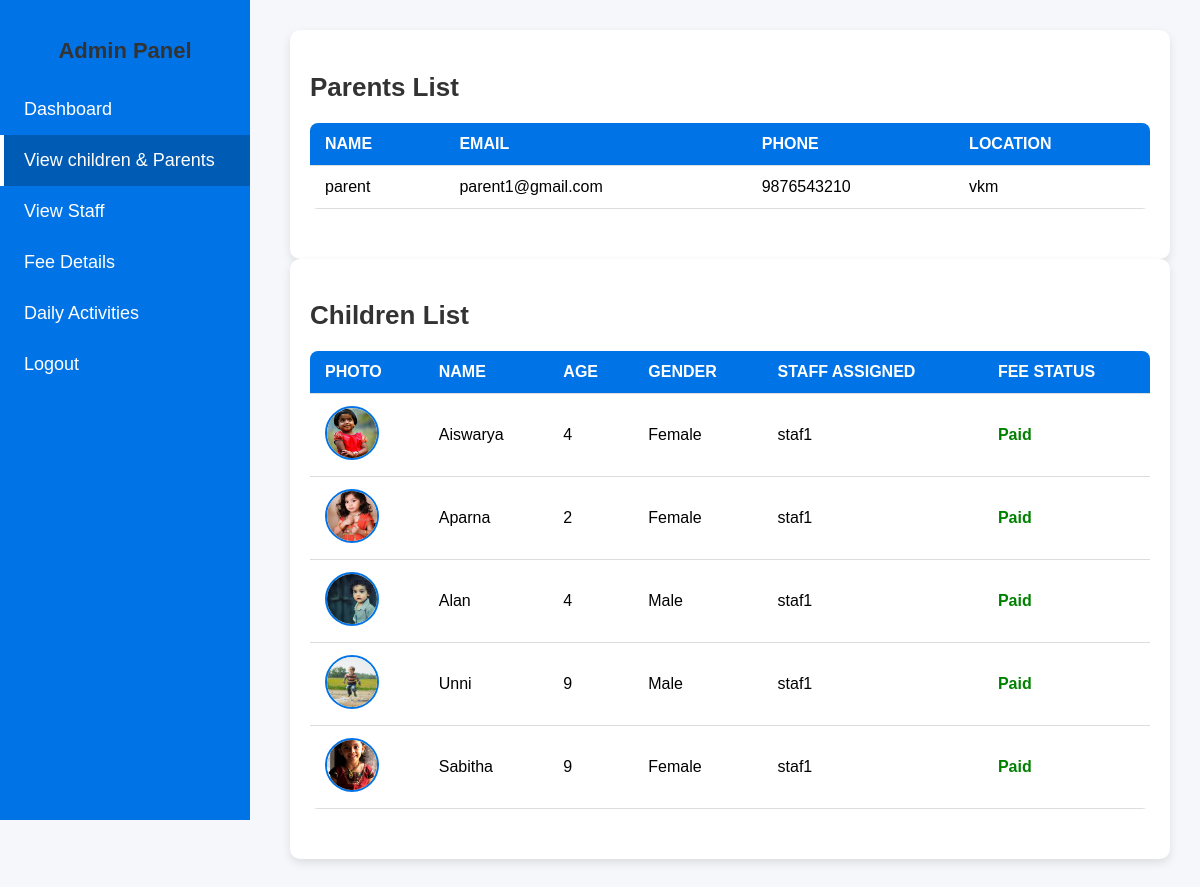
The page /viewparents on the database its author committed.
### app/models.py (models this page shows, shortened)
class Parent(models.Model):
    name = models.CharField(max_length=100)
    email = models.EmailField(unique=True)
    phone = models.PositiveBigIntegerField()
    password = models.CharField(max_length=255)
    location = models.CharField(max_length=255)

class Child(models.Model):
    staff = models.ForeignKey(Staf, on_delete=models.CASCADE, related_name="children")
    name = models.CharField(max_length=100)
    age = models.IntegerField()
    gender = models.CharField(max_length=10, choices=[("Male", "Male"), ("Female", "Female")])
    admission_date = models.DateField(auto_now_add=True)
    image = models.ImageField(upload_to="child_images/", blank=True, null=True)
    medical_health = models.TextField(blank=True, null=True)  # New Field for Health Records
    fee_status = models.CharField(
        max_length=20,
        choices=[("Paid", "Paid"), ("Pending", "Pending"), ("Overdue", "Overdue")],
        default="Pending"
    )  # New Field for Fee Status

class Staf(models.Model):
    name = models.CharField(max_length=100)
    email = models.EmailField(unique=True)
    password = models.CharField(max_length=255)
    location = models.CharField(max_length=255)

### app/views.py (the view)
# urls.py: path('viewparents',views.viewparents,name='viewparents'),
def viewparents(request):
    parents = Parent.objects.all()
    childs=Child.objects.all()
    return render(request, "admin/viewparents.html", {"parents": parents,"childs": childs})

### templates/admin/viewparents.html (shortened to what this page needs)
<!DOCTYPE html>
<html lang="en">
<head>
</head>
<body>
    <div class="sidebar">
        <h2>Admin Panel</h2>
        <a href="../adminhome">Dashboard</a>
        <a href="../viewparents" class="active">View  children & Parents</a>
        <a href="../viewstaf">View Staff</a>
        <a href="../viewfeedetails">Fee Details</a>
        <a href="../dailyactivities">Daily Activities</a>
        <a href="../logout">Logout</a>
    </div>
    <div class="main-content">
        <div class="table-container">
            <h2>Parents List</h2>
            <table>
                <thead>
                    <tr>
                        <th>Name</th>
                        <th>Email</th>
                        <th>Phone</th>
                        <th>Location</th>
                    </tr>
                </thead>
                <tbody>
                    {% for parent in parents %}
                    <tr>
                        <td>{{ parent.name }}</td>
                        <td>{{ parent.email }}</td>
                        <td>{{ parent.phone }}</td>
                        <td>{{ parent.location }}</td>
                    </tr>
                    {% empty %}
                    <tr>
                        <td colspan="4" style="text-align: center;">No parents found.</td>
                    </tr>
                    {% endfor %}
                </tbody>
            </table>
        </div>
        <div class="table-container">
            <h2>Children List</h2>
            <table>
                <thead>
                    <tr>
                        <th>Photo</th>
                        <th>Name</th>
                        <th>Age</th>
                        <th>Gender</th>
                        <th>Staff Assigned</th>
                        <th>Fee Status</th>
                    </tr>
                </thead>
                <tbody>
                    {% for child in childs %}
                    <tr>
                        <td>
                            {% if child.image %}
                                <img src="{{ child.image.url }}" alt="Child Photo" class="child-img">
                            {% else %}
                                No Image
                            {% endif %}
                        </td>
                        <td>{{ child.name }}</td>
                        <td>{{ child.age }}</td>
                        <td>{{ child.gender }}</td>
                        <td>{{ child.staff.name }}</td>
                        <td class="
                            {% if child.fee_status == 'Paid' %} status-paid
                            {% elif child.fee_status == 'Pending' %} status-pending
                            {% else %} status-overdue {% endif %}">
                            {{ child.fee_status }}
                        </td>
                    </tr>
                    {% empty %}
                    <tr>
                        <td colspan="6" style="text-align: center;">No children found.</td>
                    </tr>
                    {% endfor %}
                </tbody>
            </table>
        </div>
    </div>
</body>
</html>

### templates/admin/viewparents.html (style rules this page uses)
body { font-family: 'Poppins', sans-serif; background-color: #f5f7fa; margin: 0; padding: 0; display: flex; }
.sidebar { width: 250px; height: 100vh; background: #0073e6; position: fixed; top: 0; left: 0; padding-top: 20px; color: white; }
.sidebar h2 { text-align: center; margin-bottom: 20px; font-size: 22px; font-weight: bold; }
.sidebar a { display: block; padding: 15px 20px; color: white; text-decoration: none; font-size: 18px; transition: 0.3s; border-left: 4px solid transparent; }
.sidebar a:hover, .sidebar a.active { background: #005bb5; border-left: 4px solid white; }
.main-content { margin-left: 260px; padding: 30px; width: calc(100% - 260px); }
h2 { font-size: 26px; color: #333; margin-bottom: 20px; }
.table-container { background: white; padding: 20px; border-radius: 10px; box-shadow: 0 4px 10px rgba(0, 0, 0, 0.1); overflow-x: auto; }
table { width: 100%; border-collapse: collapse; background: white; border-radius: 8px; overflow: hidden; margin-bottom: 30px; }
th, td { padding: 12px 15px; text-align: left; border-bottom: 1px solid #ddd; }
th { background: #0073e6; color: white; text-transform: uppercase; }
.child-img { width: 50px; height: 50px; border-radius: 50%; object-fit: cover; border: 2px solid #0073e6; }
.status-paid { color: green; font-weight: bold; }

### rows shown on the page
Parent: name "parent", email "parent1@gmail.com", phone "9876543210", location "vkm"
Child: image (picture), name "Aiswarya", age "4", gender "Female", staff.name "staf1", fee_status "Paid"
Child: image (picture), name "Aparna", age "2", gender "Female", staff.name "staf1", fee_status "Paid"
Child: image (picture), name "Alan", age "4", gender "Male", staff.name "staf1", fee_status "Paid"
Child: image (picture), name "Unni", age "9", gender "Male", staff.name "staf1", fee_status "Paid"
Child: image (picture), name "Sabitha", age "9", gender "Female", staff.name "staf1", fee_status "Paid"
